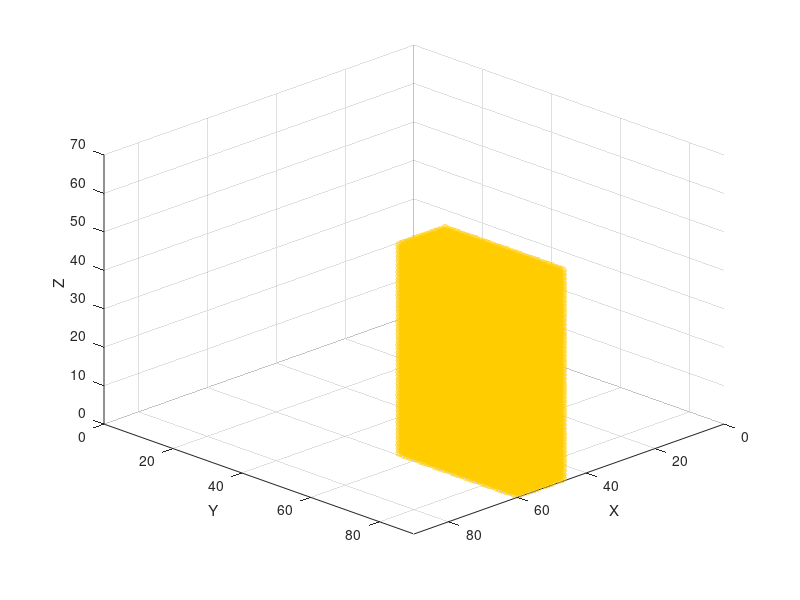

Write the MATLAB code that produced this figure. (Note: this script raises an error after producing the figure.)
%% Map dimensions (MAKE SURE THEY ARE THE SAME AS THE MAP CREATOR)
mapSizeX = 90; mapSizeY = 90; mapSizeZ = 70;
mapSize = [mapSizeX, mapSizeY, mapSizeZ];

%% Generate ROI and Object positions
% We store environment state in this matrix with this values:
% ---- 0 = free | 1= Occupied | 2 = unexplored | 3 = Frontier | 4 = ROI | 
% ---- 5 = Object
voxelStates = 2*ones(mapSize);

%% DEFINE ROI SETTINGS
voxelStates(47:60, 56:90, 1:55) = 4;

%% DEFINE OBJECTIVE LOCATION
objectX=48; objectY=87; objectZ=39;

% Define the object value
objectValue = 5;
% Compute 3x3x3 block centered on the object position
for dx = -1:1
    for dy = -1:1
        for dz = -1:1
            x = objectX + dx;
            y = objectY + dy;
            z = objectZ + dz;

            % Check bounds before assigning
            if x >= 1 && x <= size(voxelStates,1) && ...
               y >= 1 && y <= size(voxelStates,2) && ...
               z >= 1 && z <= size(voxelStates,3)
                voxelStates(x,y,z) = objectValue;
            end
        end
    end
end

figure;             
hold on; 
axis([0 mapSize(1) 0 mapSize(2) 0 mapSize(3)]);
grid on;
xlabel('X'); ylabel('Y'); zlabel('Z');


[rx, ry, rz] = ind2sub(size(voxelStates), find(voxelStates == 4));
scatter3(rx-0.5, ry-0.5, rz-0.5, 50, [1, 0.8, 0], 'filled', 'MarkerFaceAlpha', 0.5);

[gx, gy, gz] = ind2sub(size(voxelStates), find(voxelStates == 5));
scatter3(gx-0.5, gy-0.5, gz-0.5, 50, [0.6, 0.2, 0.8], 'filled', 'MarkerFaceAlpha', 1);

view(135, 30);

%% Save Voxel Initial States Matrix
save('../../Maps_ROI_Object_Situations/Office_2_situations/Office_2_voxelStates_5.mat','voxelStates');
disp('saved voxelStates_5.mat')
